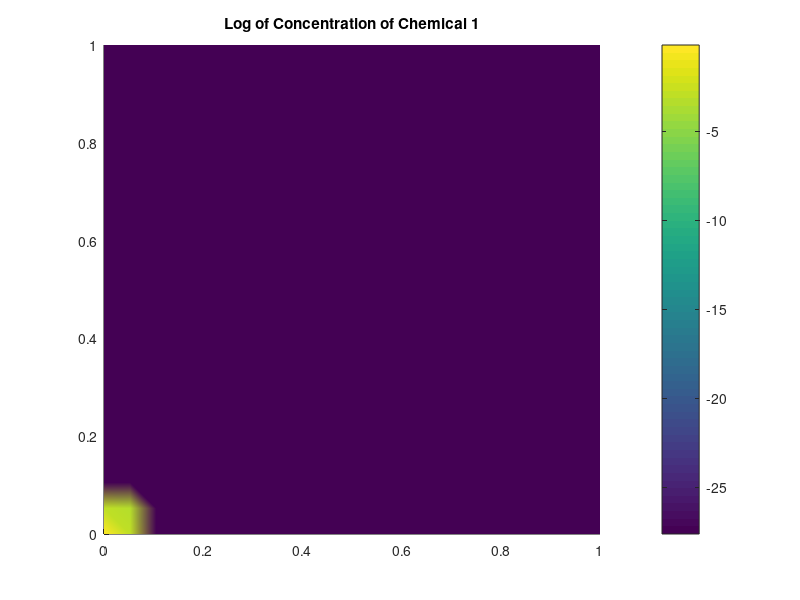
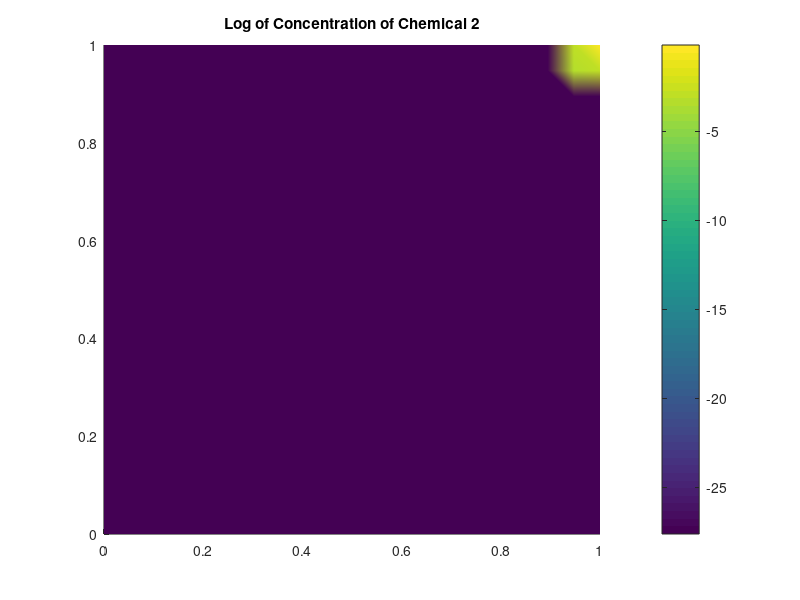

These charts were generated, in order, by the following MATLAB code: (Note: this script raises an error after producing the figures.)
%Problem Parameters
R(:,:,1) = [1 1; 0 2];
R(:,:,2) = [0 2; 1 1];
k = [0 0];
k1 = 3.5e-2;
k2 = 1.0e-3;

%Computation Parameters
n = 20;
ticksToRun = 150;
dispRate = 0.05;
isq2 = 1/sqrt(2);

%Animation Parameters
framerate = 5;
period = 149;

%Initial State
range = linspace(0,1,n);
[x, y] = meshgrid(range, range);
C1Initial = 5*sin(pi*x) .* sin(pi*y);
C2Initial = sin(pi*x);
C(:,1) = reshape(C1Initial, n^2, 1);
C(:,2) = reshape(C2Initial, n^2, 1);
%C = ones(n^2, 2);
C = zeros(n^2,2);
C(1,1) = 1;
C(end,end) = 1;


%Dispersion Matrix (Don't touch)

%sets up matrices to handle dispersion within the same row and with
%adjacent row
sameRowMat = gallery('tridiag', n, dispRate, 1-(4+4*isq2)*dispRate, dispRate);
offRowMat = gallery('tridiag', n, isq2*dispRate, dispRate, isq2*dispRate);
%indicators for where those matrices go
sameRowDiag = spdiags(ones(n,1), 0, n, n);
offRowDiag = spdiags(ones(n-1,1), -1, n, n);
%assembling the dispersion matrix with tensor products
sameDisp = kron(sameRowDiag, sameRowMat);
downDisp = kron(offRowDiag, offRowMat);
DMat = downDisp + sameDisp + downDisp';
%%figure(3); spy(DMat)
%corrections for the corners and edges to prevent dispersion out of bounds
cornersMat = zeros(n,n);
edgesMat = diag(ones(n,1));
cornersMat(1,1) = 1;
cornersMat(n,n) = 1;
edgesMat(1,1) = 0;
edgesMat(n,n) = 0;
cornersBig = kron(cornersMat, cornersMat);
edgesBig = kron(edgesMat, cornersMat) + kron(cornersMat, edgesMat);
%%figure(4); spy(cornersBig);
%%figure(5); spy(edgesBig);
DMat = DMat + edgesBig*(1+2*isq2)*dispRate + cornersBig*(2+3*isq2)*dispRate;

%Tracking which reactions depend on which chemicals (Don't touch)
r1Dep = R(1,:,1) ~= 0;
r2Dep = R(1,:,2) ~= 0;

rDep = R(1,:,:) ~= 0;

%C(1,1) = n^2 / 2;
%C(end,2) = n^2 / 2;

t = 0;
startTime = clock;
while t<ticksToRun
    %dispersion
    
    C = DMat*C;
    
    %reactions
    rIn = zeros(size(C));
    rOut = zeros(size(C));
    for(idx = 1:length(R(1,1,:)))
        rRate = prod(C(:,rDep(:,:,idx)), 2) * k(idx);
        rIn = rIn + kron(rRate, R(1,:,idx));
        rOut = rOut + kron(rRate, R(2,:,idx));
    end
    %reaction 1
%     r1Rate = prod(C(:,r1Dep), 2);
%     r1In = kron(r1Rate, R1(1,:));
%     r1Out = kron(r1Rate, R1(2,:));
%     if r1Dep(1)
%         r1Rate = C(:,1)*k1;
%         r1In = kron(r1Rate, R1(1,:));
%         r1Out = kron(r1Rate, R1(2,:));
%     elseif r1Dep(2)
%         r1Rate = C(:,2)*k1;
%         r1In = kron(r1Rate, R1(1,:));
%         r1Out = kron(r1Rate, R1(2,:));
%     else
%         r1Rate = C(:,1).*C(:,2)*k1;
%         r1In = kron(r1Rate, R1(1,:));
%         r1Out = kron(r1Rate, R1(2,:));
%     end
%     
%     %reaction 2
%     if r2Dep(1)
%         r2Rate = C(:,1)*k2;
%         r2In = kron(r2Rate, R2(1,:));
%         r2Out = kron(r2Rate, R2(2,:));
%     elseif r2Dep(2)
%         r2Rate = C(:,2)*k2;
%         r2In = kron(r2Rate, R2(1,:));
%         r2Out = kron(r2Rate, R2(2,:));
%     else
%         r2Rate = C(:,1).*C(:,2)*k2;
%         r2In = kron(r2Rate, R2(1,:));
%         r2Out = kron(r2Rate, R2(2,:));
%     end
    
    %add back reaction results
%     C = C - r1In - r2In + r1Out + r2Out;
    C = C - rIn + rOut;
    
    %draw results
    %performace note: the graphics code takes roughly 1000x longer than
    %the computations in a tick
    if mod(t, period) == 0
        fprintf("Tick %d done \n", t);
        figure(1)
        %colormap gray
        surf(x,y, reshape(log(C(:,1) + 1e-12),n,n))
        shading interp;
        view(2)
        title("Log of Concentration of Chemical 1")
        colorbar;
        
        figure(2)
        %colormap gray
        surf(x,y, reshape(log(C(:,2) + 1e-12),n,n))
        shading interp;
        view(2)
        title("Log of Concentration of Chemical 2")
        colorbar;
        
        figure(3)
        %colormap gray
        surf(x,y, reshape(log(r1Rate + 1e-12),n,n))
        shading interp;
        view(2)
        title("Log of Rate of Reaction 1")
        colorbar;
        
        figure(4)
        %colormap gray
        surf(x,y, reshape(log(r2Rate + 1e-12),n,n))
        shading interp;
        view(2)
        title("Log of Rate of Reaction 2")
        colorbar;
        
        endTime = clock;
        duration = endTime(6)-startTime(6);
        pause(min(0.5, max(1/framerate - duration, 0)));
        startTime = clock;
    end
    t = t + 1;
end
disp("Done")
